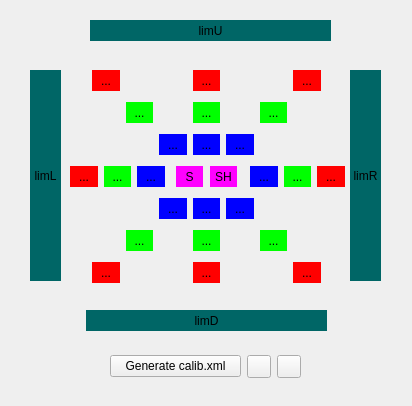
<?xml version="1.0" encoding="UTF-8"?>
<ui version="4.0">
 <class>genCalibXML</class>
 <widget class="QDialog" name="genCalibXML">
  <property name="geometry">
   <rect>
    <x>0</x>
    <y>0</y>
    <width>412</width>
    <height>406</height>
   </rect>
  </property>
  <property name="windowTitle">
   <string>Data calibration</string>
  </property>
  <widget class="QPushButton" name="pbBlueLeftUp">
   <property name="geometry">
    <rect>
     <x>159</x>
     <y>134</y>
     <width>28</width>
     <height>21</height>
    </rect>
   </property>
   <property name="toolTip">
    <string>&lt;html&gt;&lt;head/&gt;&lt;body&gt;&lt;p&gt;Not selected&lt;/p&gt;&lt;/body&gt;&lt;/html&gt;</string>
   </property>
   <property name="styleSheet">
    <string notr="true">background-color:#00F;
border:0px;</string>
   </property>
   <property name="text">
    <string>...</string>
   </property>
  </widget>
  <widget class="QPushButton" name="pbBlueLeftDown">
   <property name="geometry">
    <rect>
     <x>159</x>
     <y>198</y>
     <width>28</width>
     <height>21</height>
    </rect>
   </property>
   <property name="toolTip">
    <string>&lt;html&gt;&lt;head/&gt;&lt;body&gt;&lt;p&gt;Not selected&lt;/p&gt;&lt;/body&gt;&lt;/html&gt;</string>
   </property>
   <property name="styleSheet">
    <string notr="true">background-color:#00F;
border:0px;</string>
   </property>
   <property name="text">
    <string>...</string>
   </property>
  </widget>
  <widget class="QPushButton" name="pbRedRight">
   <property name="geometry">
    <rect>
     <x>317</x>
     <y>166</y>
     <width>28</width>
     <height>21</height>
    </rect>
   </property>
   <property name="toolTip">
    <string>&lt;html&gt;&lt;head/&gt;&lt;body&gt;&lt;p&gt;Not selected&lt;/p&gt;&lt;/body&gt;&lt;/html&gt;</string>
   </property>
   <property name="styleSheet">
    <string notr="true">background-color:#F00;
border:0px;</string>
   </property>
   <property name="text">
    <string>...</string>
   </property>
  </widget>
  <widget class="QPushButton" name="pbRedUp">
   <property name="geometry">
    <rect>
     <x>193</x>
     <y>70</y>
     <width>27</width>
     <height>21</height>
    </rect>
   </property>
   <property name="toolTip">
    <string>&lt;html&gt;&lt;head/&gt;&lt;body&gt;&lt;p&gt;Not selected&lt;/p&gt;&lt;/body&gt;&lt;/html&gt;</string>
   </property>
   <property name="styleSheet">
    <string notr="true">background-color:#F00;
border:0px;</string>
   </property>
   <property name="text">
    <string>...</string>
   </property>
  </widget>
  <widget class="QPushButton" name="pbGreenLeftUp">
   <property name="geometry">
    <rect>
     <x>126</x>
     <y>102</y>
     <width>27</width>
     <height>21</height>
    </rect>
   </property>
   <property name="toolTip">
    <string>&lt;html&gt;&lt;head/&gt;&lt;body&gt;&lt;p&gt;Not selected&lt;/p&gt;&lt;/body&gt;&lt;/html&gt;</string>
   </property>
   <property name="styleSheet">
    <string notr="true">background-color:#0F0;
border:0px;</string>
   </property>
   <property name="text">
    <string>...</string>
   </property>
  </widget>
  <widget class="QPushButton" name="pbGreenLeft">
   <property name="geometry">
    <rect>
     <x>104</x>
     <y>166</y>
     <width>27</width>
     <height>21</height>
    </rect>
   </property>
   <property name="toolTip">
    <string>&lt;html&gt;&lt;head/&gt;&lt;body&gt;&lt;p&gt;Not selected&lt;/p&gt;&lt;/body&gt;&lt;/html&gt;</string>
   </property>
   <property name="styleSheet">
    <string notr="true">background-color:#0F0;
border:0px;</string>
   </property>
   <property name="text">
    <string>...</string>
   </property>
  </widget>
  <widget class="QPushButton" name="pbBlueRight">
   <property name="geometry">
    <rect>
     <x>250</x>
     <y>166</y>
     <width>28</width>
     <height>21</height>
    </rect>
   </property>
   <property name="toolTip">
    <string>&lt;html&gt;&lt;head/&gt;&lt;body&gt;&lt;p&gt;Not selected&lt;/p&gt;&lt;/body&gt;&lt;/html&gt;</string>
   </property>
   <property name="styleSheet">
    <string notr="true">background-color:#00F;
border:0px;</string>
   </property>
   <property name="text">
    <string>...</string>
   </property>
  </widget>
  <widget class="QPushButton" name="pbBlueDown">
   <property name="geometry">
    <rect>
     <x>193</x>
     <y>198</y>
     <width>27</width>
     <height>21</height>
    </rect>
   </property>
   <property name="toolTip">
    <string>&lt;html&gt;&lt;head/&gt;&lt;body&gt;&lt;p&gt;Not selected&lt;/p&gt;&lt;/body&gt;&lt;/html&gt;</string>
   </property>
   <property name="styleSheet">
    <string notr="true">background-color:#00F;
border:0px;</string>
   </property>
   <property name="text">
    <string>...</string>
   </property>
  </widget>
  <widget class="QPushButton" name="pbGreenRight">
   <property name="geometry">
    <rect>
     <x>284</x>
     <y>166</y>
     <width>27</width>
     <height>21</height>
    </rect>
   </property>
   <property name="toolTip">
    <string>&lt;html&gt;&lt;head/&gt;&lt;body&gt;&lt;p&gt;Not selected&lt;/p&gt;&lt;/body&gt;&lt;/html&gt;</string>
   </property>
   <property name="styleSheet">
    <string notr="true">background-color:#0F0;
border:0px;</string>
   </property>
   <property name="text">
    <string>...</string>
   </property>
  </widget>
  <widget class="QPushButton" name="pbGreenUp">
   <property name="geometry">
    <rect>
     <x>193</x>
     <y>102</y>
     <width>27</width>
     <height>21</height>
    </rect>
   </property>
   <property name="toolTip">
    <string>&lt;html&gt;&lt;head/&gt;&lt;body&gt;&lt;p&gt;Not selected&lt;/p&gt;&lt;/body&gt;&lt;/html&gt;</string>
   </property>
   <property name="styleSheet">
    <string notr="true">background-color:#0F0;
border:0px;</string>
   </property>
   <property name="text">
    <string>...</string>
   </property>
  </widget>
  <widget class="QPushButton" name="pbBlueUp">
   <property name="geometry">
    <rect>
     <x>193</x>
     <y>134</y>
     <width>27</width>
     <height>21</height>
    </rect>
   </property>
   <property name="toolTip">
    <string>&lt;html&gt;&lt;head/&gt;&lt;body&gt;&lt;p&gt;Not selected&lt;/p&gt;&lt;/body&gt;&lt;/html&gt;</string>
   </property>
   <property name="styleSheet">
    <string notr="true">background-color:#00F;
border:0px;</string>
   </property>
   <property name="text">
    <string>...</string>
   </property>
  </widget>
  <widget class="QPushButton" name="pbBlueRightDown">
   <property name="geometry">
    <rect>
     <x>226</x>
     <y>198</y>
     <width>28</width>
     <height>21</height>
    </rect>
   </property>
   <property name="toolTip">
    <string>&lt;html&gt;&lt;head/&gt;&lt;body&gt;&lt;p&gt;Not selected&lt;/p&gt;&lt;/body&gt;&lt;/html&gt;</string>
   </property>
   <property name="styleSheet">
    <string notr="true">background-color:#00F;
border:0px;</string>
   </property>
   <property name="text">
    <string>...</string>
   </property>
  </widget>
  <widget class="QPushButton" name="pbGreenLeftDown">
   <property name="geometry">
    <rect>
     <x>126</x>
     <y>230</y>
     <width>27</width>
     <height>21</height>
    </rect>
   </property>
   <property name="toolTip">
    <string>&lt;html&gt;&lt;head/&gt;&lt;body&gt;&lt;p&gt;Not selected&lt;/p&gt;&lt;/body&gt;&lt;/html&gt;</string>
   </property>
   <property name="styleSheet">
    <string notr="true">background-color:#0F0;
border:0px;</string>
   </property>
   <property name="text">
    <string>...</string>
   </property>
  </widget>
  <widget class="QPushButton" name="pbSource">
   <property name="geometry">
    <rect>
     <x>176</x>
     <y>166</y>
     <width>27</width>
     <height>21</height>
    </rect>
   </property>
   <property name="toolTip">
    <string>&lt;html&gt;&lt;head/&gt;&lt;body&gt;&lt;p&gt;Not selected&lt;/p&gt;&lt;/body&gt;&lt;/html&gt;</string>
   </property>
   <property name="styleSheet">
    <string notr="true">background-color:#F0F;
border:0px;</string>
   </property>
   <property name="text">
    <string>S</string>
   </property>
  </widget>
  <widget class="QPushButton" name="pbGreenRightUp">
   <property name="geometry">
    <rect>
     <x>260</x>
     <y>102</y>
     <width>27</width>
     <height>21</height>
    </rect>
   </property>
   <property name="toolTip">
    <string>&lt;html&gt;&lt;head/&gt;&lt;body&gt;&lt;p&gt;Not selected&lt;/p&gt;&lt;/body&gt;&lt;/html&gt;</string>
   </property>
   <property name="styleSheet">
    <string notr="true">background-color:#0F0;
border:0px;</string>
   </property>
   <property name="text">
    <string>...</string>
   </property>
  </widget>
  <widget class="QPushButton" name="pbBlueRightUp">
   <property name="geometry">
    <rect>
     <x>226</x>
     <y>134</y>
     <width>28</width>
     <height>21</height>
    </rect>
   </property>
   <property name="toolTip">
    <string>&lt;html&gt;&lt;head/&gt;&lt;body&gt;&lt;p&gt;Not selected&lt;/p&gt;&lt;/body&gt;&lt;/html&gt;</string>
   </property>
   <property name="styleSheet">
    <string notr="true">background-color:#00F;
border:0px;</string>
   </property>
   <property name="text">
    <string>...</string>
   </property>
  </widget>
  <widget class="QPushButton" name="pbRedRightDown">
   <property name="geometry">
    <rect>
     <x>293</x>
     <y>262</y>
     <width>28</width>
     <height>21</height>
    </rect>
   </property>
   <property name="toolTip">
    <string>&lt;html&gt;&lt;head/&gt;&lt;body&gt;&lt;p&gt;Not selected&lt;/p&gt;&lt;/body&gt;&lt;/html&gt;</string>
   </property>
   <property name="styleSheet">
    <string notr="true">background-color:#F00;
border:0px;</string>
   </property>
   <property name="text">
    <string>...</string>
   </property>
  </widget>
  <widget class="QPushButton" name="pbRedLeftDown">
   <property name="geometry">
    <rect>
     <x>92</x>
     <y>262</y>
     <width>28</width>
     <height>21</height>
    </rect>
   </property>
   <property name="toolTip">
    <string>&lt;html&gt;&lt;head/&gt;&lt;body&gt;&lt;p&gt;Not selected&lt;/p&gt;&lt;/body&gt;&lt;/html&gt;</string>
   </property>
   <property name="styleSheet">
    <string notr="true">background-color:#F00;
border:0px;</string>
   </property>
   <property name="text">
    <string>...</string>
   </property>
  </widget>
  <widget class="QPushButton" name="pbBlueLeft">
   <property name="geometry">
    <rect>
     <x>137</x>
     <y>166</y>
     <width>28</width>
     <height>21</height>
    </rect>
   </property>
   <property name="toolTip">
    <string>&lt;html&gt;&lt;head/&gt;&lt;body&gt;&lt;p&gt;Not selected&lt;/p&gt;&lt;/body&gt;&lt;/html&gt;</string>
   </property>
   <property name="styleSheet">
    <string notr="true">background-color:#00F;
border:0px;</string>
   </property>
   <property name="text">
    <string>...</string>
   </property>
  </widget>
  <widget class="QPushButton" name="pbRedLeft">
   <property name="geometry">
    <rect>
     <x>70</x>
     <y>166</y>
     <width>28</width>
     <height>21</height>
    </rect>
   </property>
   <property name="toolTip">
    <string>&lt;html&gt;&lt;head/&gt;&lt;body&gt;&lt;p&gt;Not selected&lt;/p&gt;&lt;/body&gt;&lt;/html&gt;</string>
   </property>
   <property name="styleSheet">
    <string notr="true">background-color:#F00;
border:0px;</string>
   </property>
   <property name="text">
    <string>...</string>
   </property>
  </widget>
  <widget class="QPushButton" name="pbRedLeftUp">
   <property name="geometry">
    <rect>
     <x>92</x>
     <y>70</y>
     <width>28</width>
     <height>21</height>
    </rect>
   </property>
   <property name="toolTip">
    <string>&lt;html&gt;&lt;head/&gt;&lt;body&gt;&lt;p&gt;Not selected&lt;/p&gt;&lt;/body&gt;&lt;/html&gt;</string>
   </property>
   <property name="styleSheet">
    <string notr="true">background-color:#F00;
border:0px;</string>
   </property>
   <property name="text">
    <string>...</string>
   </property>
  </widget>
  <widget class="QPushButton" name="pbRedDown">
   <property name="geometry">
    <rect>
     <x>193</x>
     <y>262</y>
     <width>27</width>
     <height>21</height>
    </rect>
   </property>
   <property name="toolTip">
    <string>&lt;html&gt;&lt;head/&gt;&lt;body&gt;&lt;p&gt;Not selected&lt;/p&gt;&lt;/body&gt;&lt;/html&gt;</string>
   </property>
   <property name="styleSheet">
    <string notr="true">background-color:#F00;
border:0px;</string>
   </property>
   <property name="text">
    <string>...</string>
   </property>
  </widget>
  <widget class="QPushButton" name="pbGreenDown">
   <property name="geometry">
    <rect>
     <x>193</x>
     <y>230</y>
     <width>27</width>
     <height>21</height>
    </rect>
   </property>
   <property name="toolTip">
    <string>&lt;html&gt;&lt;head/&gt;&lt;body&gt;&lt;p&gt;Not selected&lt;/p&gt;&lt;/body&gt;&lt;/html&gt;</string>
   </property>
   <property name="styleSheet">
    <string notr="true">background-color:#0F0;
border:0px;</string>
   </property>
   <property name="text">
    <string>...</string>
   </property>
  </widget>
  <widget class="QPushButton" name="pbRedRightUp">
   <property name="geometry">
    <rect>
     <x>293</x>
     <y>70</y>
     <width>28</width>
     <height>21</height>
    </rect>
   </property>
   <property name="toolTip">
    <string>&lt;html&gt;&lt;head/&gt;&lt;body&gt;&lt;p&gt;Not selected&lt;/p&gt;&lt;/body&gt;&lt;/html&gt;</string>
   </property>
   <property name="styleSheet">
    <string notr="true">background-color:#F00;
border:0px;</string>
   </property>
   <property name="text">
    <string>...</string>
   </property>
  </widget>
  <widget class="QPushButton" name="pbGreenRightDown">
   <property name="geometry">
    <rect>
     <x>260</x>
     <y>230</y>
     <width>27</width>
     <height>21</height>
    </rect>
   </property>
   <property name="toolTip">
    <string>&lt;html&gt;&lt;head/&gt;&lt;body&gt;&lt;p&gt;Not selected&lt;/p&gt;&lt;/body&gt;&lt;/html&gt;</string>
   </property>
   <property name="styleSheet">
    <string notr="true">background-color:#0F0;
border:0px;</string>
   </property>
   <property name="text">
    <string>...</string>
   </property>
  </widget>
  <widget class="QWidget" name="layoutWidget">
   <property name="geometry">
    <rect>
     <x>110</x>
     <y>350</y>
     <width>191</width>
     <height>34</height>
    </rect>
   </property>
   <layout class="QGridLayout" name="gridLayout">
    <item row="0" column="0">
     <widget class="QPushButton" name="pbGenCal">
      <property name="text">
       <string>Generate calib.xml</string>
      </property>
     </widget>
    </item>
    <item row="0" column="1">
     <widget class="QToolButton" name="pbFiles">
      <property name="toolTip">
       <string>&lt;html&gt;&lt;head/&gt;&lt;body&gt;&lt;p&gt;Open in files&lt;/p&gt;&lt;/body&gt;&lt;/html&gt;</string>
      </property>
      <property name="text">
       <string/>
      </property>
      <property name="icon">
       <iconset>
        <normalon>:/new/icons/imagenInte/folder-icon.png</normalon>
       </iconset>
      </property>
     </widget>
    </item>
    <item row="0" column="2">
     <widget class="QToolButton" name="pbClearAll">
      <property name="toolTip">
       <string>&lt;html&gt;&lt;head/&gt;&lt;body&gt;&lt;p&gt;Clear all files&lt;/p&gt;&lt;/body&gt;&lt;/html&gt;</string>
      </property>
      <property name="text">
       <string/>
      </property>
      <property name="icon">
       <iconset resource="lstImgs.qrc">
        <normaloff>:/new/icons/imagenInte/stop.png</normaloff>
        <normalon>:/new/icons/imagenInte/stop.png</normalon>:/new/icons/imagenInte/stop.png</iconset>
      </property>
     </widget>
    </item>
   </layout>
  </widget>
  <widget class="QPushButton" name="pbLimL">
   <property name="geometry">
    <rect>
     <x>30</x>
     <y>70</y>
     <width>31</width>
     <height>211</height>
    </rect>
   </property>
   <property name="toolTip">
    <string>&lt;html&gt;&lt;head/&gt;&lt;body&gt;&lt;p&gt;Not selected&lt;/p&gt;&lt;/body&gt;&lt;/html&gt;</string>
   </property>
   <property name="styleSheet">
    <string notr="true">background-color:#066;
border:0px;</string>
   </property>
   <property name="text">
    <string>limL</string>
   </property>
  </widget>
  <widget class="QPushButton" name="pbLimR">
   <property name="geometry">
    <rect>
     <x>350</x>
     <y>70</y>
     <width>31</width>
     <height>211</height>
    </rect>
   </property>
   <property name="toolTip">
    <string>&lt;html&gt;&lt;head/&gt;&lt;body&gt;&lt;p&gt;Not selected&lt;/p&gt;&lt;/body&gt;&lt;/html&gt;</string>
   </property>
   <property name="styleSheet">
    <string notr="true">background-color:#066;
border:0px;</string>
   </property>
   <property name="text">
    <string>limR</string>
   </property>
  </widget>
  <widget class="QPushButton" name="pbLimD">
   <property name="geometry">
    <rect>
     <x>86</x>
     <y>310</y>
     <width>241</width>
     <height>21</height>
    </rect>
   </property>
   <property name="toolTip">
    <string>&lt;html&gt;&lt;head/&gt;&lt;body&gt;&lt;p&gt;Not selected&lt;/p&gt;&lt;/body&gt;&lt;/html&gt;</string>
   </property>
   <property name="styleSheet">
    <string notr="true">background-color:#066;
border:0px;</string>
   </property>
   <property name="text">
    <string>limD</string>
   </property>
  </widget>
  <widget class="QPushButton" name="pbLimU">
   <property name="geometry">
    <rect>
     <x>90</x>
     <y>20</y>
     <width>241</width>
     <height>21</height>
    </rect>
   </property>
   <property name="toolTip">
    <string>&lt;html&gt;&lt;head/&gt;&lt;body&gt;&lt;p&gt;Not selected&lt;/p&gt;&lt;/body&gt;&lt;/html&gt;</string>
   </property>
   <property name="styleSheet">
    <string notr="true">background-color:#066;
border:0px;</string>
   </property>
   <property name="text">
    <string>limU</string>
   </property>
  </widget>
  <widget class="QPushButton" name="pbSourceHalogen">
   <property name="geometry">
    <rect>
     <x>210</x>
     <y>166</y>
     <width>27</width>
     <height>21</height>
    </rect>
   </property>
   <property name="toolTip">
    <string>&lt;html&gt;&lt;head/&gt;&lt;body&gt;&lt;p&gt;Not selected&lt;/p&gt;&lt;/body&gt;&lt;/html&gt;</string>
   </property>
   <property name="styleSheet">
    <string notr="true">background-color:#F0F;
border:0px;</string>
   </property>
   <property name="text">
    <string>SH</string>
   </property>
  </widget>
 </widget>
 <resources>
  <include location="lstImgs.qrc"/>
 </resources>
 <connections/>
</ui>
